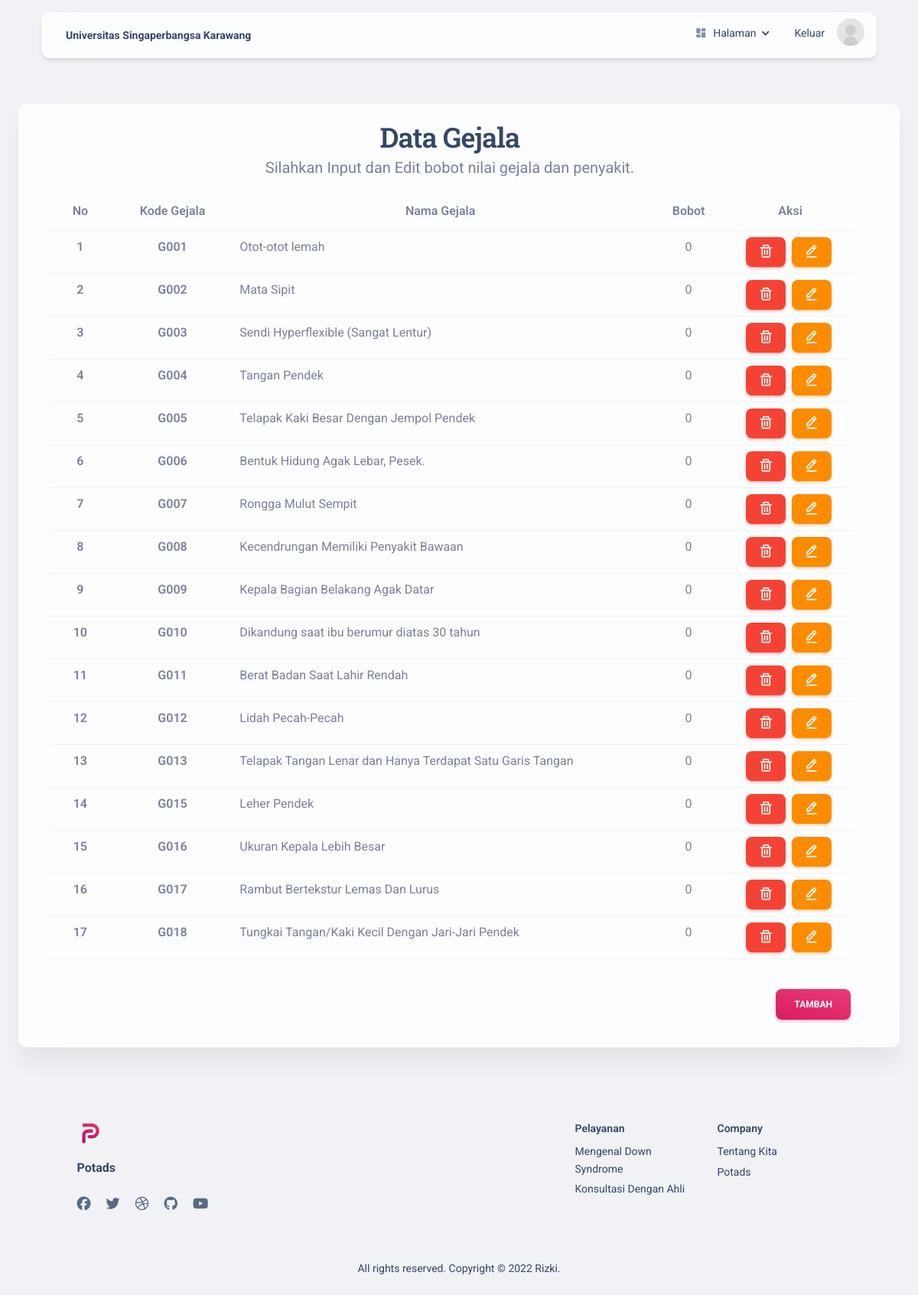
The app's page /pages/admingejala.php (signed in) with its own data.
### tables this page shows
CREATE TABLE `gejala` (
  `kode_gejala` varchar(50) NOT NULL,
  `nama_gejala` varchar(100) NOT NULL,
  `bobot` float NOT NULL
);

### pages/admingejala.php (the view, shortened to what this page needs)
<!DOCTYPE html>
<html lang="en" itemscope itemtype="http://schema.org/WebPage">
<head>
  <link href="../assets/css/nucleo-icons.css" rel="stylesheet" />
  <link href="../assets/css/nucleo-svg.css" rel="stylesheet" />
  <link href='https://unpkg.com/boxicons@2.1.2/css/boxicons.min.css' rel='stylesheet'>
  <link id="pagestyle" href="../assets/css/material-kit.css?v=3.0.4" rel="stylesheet" />
</head>
<body class="index-page bg-gray-200">
  <?php
  include 'navbaradmin.php';
  ?>
  <div class="card card-body blur shadow-blur mx-3 mx-md-4 mt-n6">
    <section class="my-0 py-0">
      <div class="container">
        <div class="row">
          <div class="row justify-content-center text-center my-sm-1">
            <div class="col-lg-12">
              <h2 class="text-dark mb-0">Data Gejala </h2>
              <p class="lead">Silahkan Input dan Edit bobot nilai gejala dan penyakit. </p>
              <div class="table-responsive">
                <table class="table table-hover">
                  <thead>
                    <tr>
                      <th scope="col">No</th>
                      <th scope="col">Kode Gejala</th>
                      <th scope="col">Nama Gejala</th>
                      <th scope="col">Bobot</th>
                      <th scope="col">Aksi</th>
                    </tr>
                  </thead>
                  <tbody>
                    <?php
                    include 'koneksi.php';
                    $no = 1;
                    $query = mysqli_query($koneksi, "SELECT * FROM gejala") or die(mysqli_error($koneksi));
                    foreach ($query as $data) {
                    ?>
                      <tr>
                        <th class="text-center" scope="row"><?php echo $no ?></th>
                        <th class="text-center" scope="row"><?php echo $data['kode_gejala'] ?></th>
                        <td class="text-start"><?php echo $data['nama_gejala'] ?></td>
                        <td class="text-center"><?php echo $data['bobot'] ?></td>
                        <td class="text-center">
                          <a href="phpadmingejalahapus.php?kode_gejala=<?php echo $data['kode_gejala'] ?>" onclick="return confirm('Anda yakin akan menghapus data ini?')">
                            <button type="button" class="btn btn-danger btn-sm w-auto me-1 mb-0 pt-2">
                              <i class='bx bx-trash' style="font-size : 1.25rem;"></i>
                            </button>
                          </a>
                          <button type="button" class="btn btn-warning btn-sm w-auto me-1 mb-0 pt-2" data-bs-toggle="modal" data-bs-target="#exampleModal2<?php echo $data['kode_gejala']; ?>">
                            <i class='bx bx-edit-alt' style="font-size : 1.25rem;"></i>
                          </button>
                        </td>
                      </tr>
                    <?php
                      $no++;
                    }
                    ?>
                  </tbody>
                </table>
              </div>
              <button type="button" class="btn bg-gradient-primary w-auto me-auto float-end mt-4" data-bs-toggle="modal" data-bs-target="#exampleModal">Tambah</button>
            </div>
          </div>
        </div>
      </div>
    </section>
  </div>
  <footer class="footer pt-5 mt-5">
    <div class="container">
      <div class=" row">
        <div class="col-md-3 mb-4 ms-auto">
          <div>
            <a href="https://www.creative-tim.com/product/material-kit">
              <img src="../assets/img/logo.png" class="mb-3 footer-logo" alt="main_logo">
            </a>
            <h6 class="font-weight-bolder mb-4">Potads</h6>
          </div>
          <div>
            <ul class="d-flex flex-row ms-n3 nav">
              <li class="nav-item">
                <a class="nav-link pe-1" href="https://www.facebook.com/CreativeTim" target="_blank">
                  <i class="fab fa-facebook text-lg opacity-8"></i>
                </a>
              </li>
              <li class="nav-item">
                <a class="nav-link pe-1" href="https://twitter.com/creativetim" target="_blank">
                  <i class="fab fa-twitter text-lg opacity-8"></i>
                </a>
              </li>
              <li class="nav-item">
                <a class="nav-link pe-1" href="https://dribbble.com/creativetim" target="_blank">
                  <i class="fab fa-dribbble text-lg opacity-8"></i>
                </a>
              </li>
              <li class="nav-item">
                <a class="nav-link pe-1" href="https://github.com/creativetimofficial" target="_blank">
                  <i class="fab fa-github text-lg opacity-8"></i>
                </a>
              </li>
              <li class="nav-item">
                <a class="nav-link pe-1" href="https://www.youtube.com/channel/UCVyTG4sCw-rOvB9oHkzZD1w" target="_blank">
                  <i class="fab fa-youtube text-lg opacity-8"></i>
                </a>
              </li>
            </ul>
          </div>
        </div>
        <div class="col-md-2 col-sm-6 col-6 mb-4 ">
          <div>
            <h6 class="text-sm">Pelayanan </h6>
            <ul class="flex-column ms-n3 nav">
              <li class="nav-item">
                <a class="nav-link" href="../index.php#DownSyndrome">
                  Mengenal Down Syndrome
                </a>
              </li>
              <li class="nav-item">
                <a class="nav-link" href="konsultasi.php">
                  Konsultasi Dengan Ahli
                </a>
              </li>
            </ul>
          </div>
        </div>
        <div class="col-md-2 col-sm-6 col-6 mb-4 me-auto">
          <div>
            <h6 class="text-sm">Company</h6>
            <ul class="flex-column ms-n3 nav">
              <li class="nav-item">
                <a class="nav-link" href="../index.php#tentangKita">
                  Tentang Kita
                </a>
              </li>
              <li class="nav-item">
                <a class="nav-link" href="../index.php">
                  Potads
                </a>
              </li>
            </ul>
          </div>
        </div>
        <div class="col-12">
          <div class="text-center">
            <p class="text-dark my-4 text-sm font-weight-normal">
              All rights reserved. Copyright © <a href="http://keenu.epizy.com/" target="_blank"> Rizki</a>.
            </p>
          </div>
        </div>
      </div>
    </div>
  </footer>
</body>
</html>

### records on screen
gejala: kode_gejala "G001", nama_gejala "Otot-otot lemah", bobot "0"
gejala: kode_gejala "G002", nama_gejala "Mata Sipit", bobot "0"
gejala: kode_gejala "G003", nama_gejala "Sendi Hyperflexible (Sangat Lentur)", bobot "0"
gejala: kode_gejala "G004", nama_gejala "Tangan Pendek", bobot "0"
gejala: kode_gejala "G005", nama_gejala "Telapak Kaki Besar Dengan Jempol Pendek", bobot "0"
gejala: kode_gejala "G006", nama_gejala "Bentuk Hidung Agak Lebar, Pesek.", bobot "0"
gejala: kode_gejala "G007", nama_gejala "Rongga Mulut Sempit", bobot "0"
gejala: kode_gejala "G008", nama_gejala "Kecendrungan Memiliki Penyakit Bawaan", bobot "0"
gejala: kode_gejala "G009", nama_gejala "Kepala Bagian Belakang Agak Datar", bobot "0"
gejala: kode_gejala "G010", nama_gejala "Dikandung saat ibu berumur diatas 30 tahun", bobot "0"
gejala: kode_gejala "G011", nama_gejala "Berat Badan Saat Lahir Rendah", bobot "0"
gejala: kode_gejala "G012", nama_gejala "Lidah Pecah-Pecah", bobot "0"
gejala: kode_gejala "G013", nama_gejala "Telapak Tangan Lenar dan Hanya Terdapat Satu Garis Tangan", bobot "0"
gejala: kode_gejala "G015", nama_gejala "Leher Pendek", bobot "0"
gejala: kode_gejala "G016", nama_gejala "Ukuran Kepala Lebih Besar", bobot "0"
gejala: kode_gejala "G017", nama_gejala "Rambut Bertekstur Lemas Dan Lurus", bobot "0"
gejala: kode_gejala "G018", nama_gejala "Tungkai Tangan/Kaki Kecil Dengan Jari-Jari Pendek", bobot "0"
